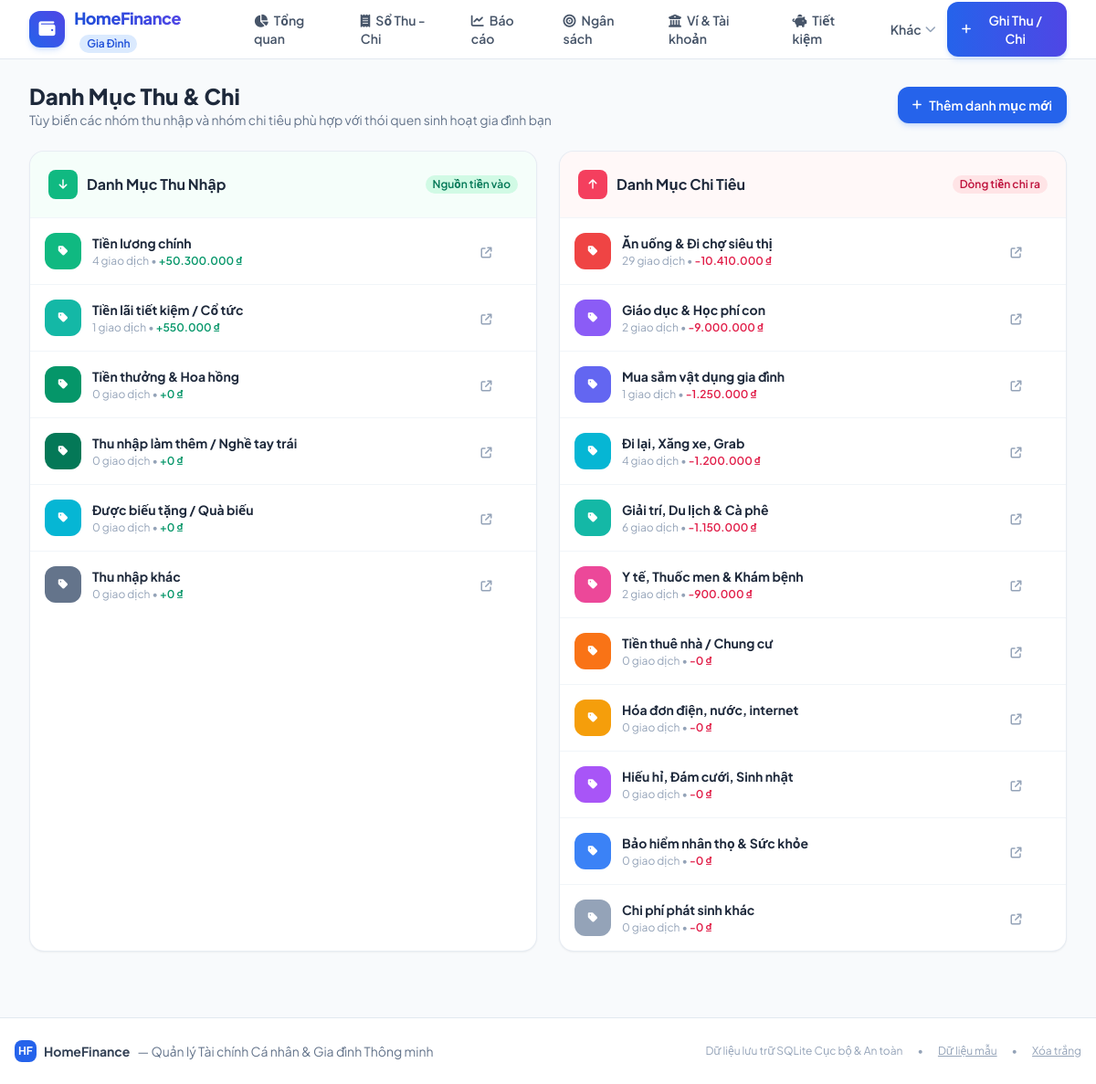
The page /categories on the database its author committed.
### tables this page shows
CREATE TABLE categories (
            id INTEGER PRIMARY KEY AUTOINCREMENT,
            name TEXT NOT NULL,
            type TEXT NOT NULL, -- 'income', 'expense'
            icon TEXT DEFAULT 'tag',
            color TEXT DEFAULT '#64748b',
            is_default INTEGER DEFAULT 0,
            created_at TIMESTAMP DEFAULT CURRENT_TIMESTAMP
        );

### app.py (the view)
@app.route('/categories')
def categories():
    conn = get_db_connection()
    cursor = conn.cursor()
    cursor.execute('''
        SELECT c.*, COUNT(t.id) as tx_count, COALESCE(SUM(t.amount), 0) as total_amount
        FROM categories c
        LEFT JOIN transactions t ON c.id = t.category_id
        GROUP BY c.id
        ORDER BY c.type DESC, total_amount DESC
    ''')
    categories_list = cursor.fetchall()
    conn.close()
    return render_template('categories.html', categories=categories_list)

### app.py (called while the page is built)
@app.template_filter('currency')
def currency_filter(value):
    try:
        val = float(value or 0)
        return f"{val:,.0f}".replace(",", ".") + " ₫"
    except (ValueError, TypeError):
        return "0 ₫"

### database.py (called while the page is built)
def get_db_connection():
    conn = sqlite3.connect(DB_PATH)
    conn.row_factory = sqlite3.Row
    conn.execute("PRAGMA foreign_keys = ON")
    return conn

### templates/categories.html (shortened to what this page needs)
{% extends "base.html" %}
{% block content %}
<div class="space-y-6">
    <div class="flex flex-col sm:flex-row sm:items-center justify-between gap-4">
        <div>
            <h1 class="text-2xl font-extrabold text-slate-800">Danh Mục Thu & Chi</h1>
            <p class="text-sm text-slate-500">Tùy biến các nhóm thu nhập và nhóm chi tiêu phù hợp với thói quen sinh hoạt gia đình bạn</p>
        </div>
        <button onclick="openModal('addCategoryModal')" class="inline-flex items-center gap-2 px-4 py-2.5 rounded-xl bg-blue-600 hover:bg-blue-700 text-white text-sm font-semibold shadow-md shadow-blue-500/20 active:scale-95 transition-all">
            <i class="fa-solid fa-plus text-xs"></i>
            <span>Thêm danh mục mới</span>
        </button>
    </div>
    <div class="grid grid-cols-1 lg:grid-cols-2 gap-6">
        <div class="bg-white rounded-2xl border border-slate-200/80 shadow-sm overflow-hidden">
            <div class="p-5 border-b border-slate-100 flex items-center justify-between bg-emerald-50/50">
                <div class="flex items-center gap-2.5">
                    <div class="w-8 h-8 rounded-lg bg-emerald-500 text-white flex items-center justify-center font-bold">
                        <i class="fa-solid fa-arrow-down text-xs"></i>
                    </div>
                    <h3 class="font-bold text-slate-800 text-base">Danh Mục Thu Nhập</h3>
                </div>
                <span class="text-xs font-semibold px-2 py-0.5 rounded-full bg-emerald-100 text-emerald-700">Nguồn tiền vào</span>
            </div>
            <div class="divide-y divide-slate-100">
                {% for c in categories if c.type == 'income' %}
                <div class="p-4 flex items-center justify-between hover:bg-slate-50 transition-colors group">
                    <div class="flex items-center gap-3">
                        <div class="w-10 h-10 rounded-xl flex items-center justify-center text-white font-bold" style="background-color: {{ c.color }}">
                            <i class="fa-solid fa-tag text-xs"></i>
                        </div>
                        <div>
                            <div class="font-bold text-slate-800 text-sm">{{ c.name }}</div>
                            <div class="text-xs text-slate-400 mt-0.5">
                                <span>{{ c.tx_count }} giao dịch</span>
                                <span>•</span>
                                <span class="font-semibold text-emerald-600">+{{ c.total_amount | currency }}</span>
                            </div>
                        </div>
                    </div>
                    <div class="flex items-center gap-1">
                        <a href="/transactions?category_id={{ c.id }}" title="Xem giao dịch" class="p-1.5 rounded-lg text-slate-400 hover:text-blue-600 hover:bg-blue-50 transition-colors">
                            <i class="fa-solid fa-arrow-up-right-from-square text-xs"></i>
                        </a>
                    </div>
                </div>
                {% endfor %}
            </div>
        </div>
        <div class="bg-white rounded-2xl border border-slate-200/80 shadow-sm overflow-hidden">
            <div class="p-5 border-b border-slate-100 flex items-center justify-between bg-rose-50/50">
                <div class="flex items-center gap-2.5">
                    <div class="w-8 h-8 rounded-lg bg-rose-500 text-white flex items-center justify-center font-bold">
                        <i class="fa-solid fa-arrow-up text-xs"></i>
                    </div>
                    <h3 class="font-bold text-slate-800 text-base">Danh Mục Chi Tiêu</h3>
                </div>
                <span class="text-xs font-semibold px-2 py-0.5 rounded-full bg-rose-100 text-rose-700">Dòng tiền chi ra</span>
            </div>
            <div class="divide-y divide-slate-100">
                {% for c in categories if c.type == 'expense' %}
                <div class="p-4 flex items-center justify-between hover:bg-slate-50 transition-colors group">
                    <div class="flex items-center gap-3">
                        <div class="w-10 h-10 rounded-xl flex items-center justify-center text-white font-bold" style="background-color: {{ c.color }}">
                            <i class="fa-solid fa-tag text-xs"></i>
                        </div>
                        <div>
                            <div class="font-bold text-slate-800 text-sm">{{ c.name }}</div>
                            <div class="text-xs text-slate-400 mt-0.5">
                                <span>{{ c.tx_count }} giao dịch</span>
                                <span>•</span>
                                <span class="font-semibold text-rose-600">-{{ c.total_amount | currency }}</span>
                            </div>
                        </div>
                    </div>
                    <div class="flex items-center gap-1">
                        <a href="/transactions?category_id={{ c.id }}" title="Xem giao dịch" class="p-1.5 rounded-lg text-slate-400 hover:text-blue-600 hover:bg-blue-50 transition-colors">
                            <i class="fa-solid fa-arrow-up-right-from-square text-xs"></i>
                        </a>
                    </div>
                </div>
                {% endfor %}
            </div>
        </div>
    </div>
</div>
{% endblock %}

### static/css/style.css (style rules this page uses)
body { font-family: 'Plus Jakarta Sans', system-ui, -apple-system, BlinkMacSystemFont, 'Segoe UI', Roboto, Oxygen, Ubuntu, Cantarell, sans-serif; -webkit-font-smoothing: antialiased; }

### rows shown on the page
categories: name "Tiền lương chính", tx_count "4", total_amount "50.300.000 ₫"
categories: name "Tiền lãi tiết kiệm / Cổ tức", tx_count "1", total_amount "550.000 ₫"
categories: name "Tiền thưởng & Hoa hồng", tx_count "0", total_amount "0 ₫"
categories: name "Thu nhập làm thêm / Nghề tay trái", tx_count "0", total_amount "0 ₫"
categories: name "Được biếu tặng / Quà biếu", tx_count "0", total_amount "0 ₫"
categories: name "Thu nhập khác", tx_count "0", total_amount "0 ₫"
categories: name "Ăn uống & Đi chợ siêu thị", tx_count "29", total_amount "10.410.000 ₫"
categories: name "Giáo dục & Học phí con", tx_count "2", total_amount "9.000.000 ₫"
categories: name "Mua sắm vật dụng gia đình", tx_count "1", total_amount "1.250.000 ₫"
categories: name "Đi lại, Xăng xe, Grab", tx_count "4", total_amount "1.200.000 ₫"
categories: name "Giải trí, Du lịch & Cà phê", tx_count "6", total_amount "1.150.000 ₫"
categories: name "Y tế, Thuốc men & Khám bệnh", tx_count "2", total_amount "900.000 ₫"
categories: name "Tiền thuê nhà / Chung cư", tx_count "0", total_amount "0 ₫"
categories: name "Hóa đơn điện, nước, internet", tx_count "0", total_amount "0 ₫"
categories: name "Hiếu hỉ, Đám cưới, Sinh nhật", tx_count "0", total_amount "0 ₫"
categories: name "Bảo hiểm nhân thọ & Sức khỏe", tx_count "0", total_amount "0 ₫"
categories: name "Chi phí phát sinh khác", tx_count "0", total_amount "0 ₫"
